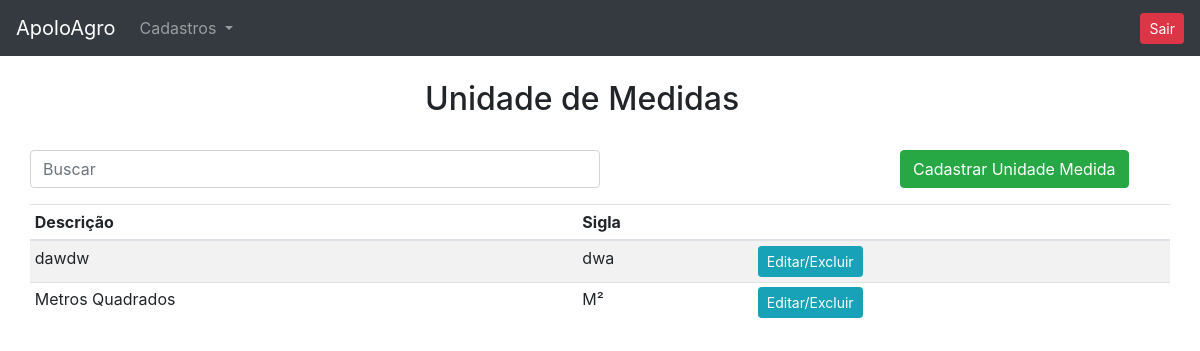
Page /unidade_medida/ (signed in) on the earlier database version.
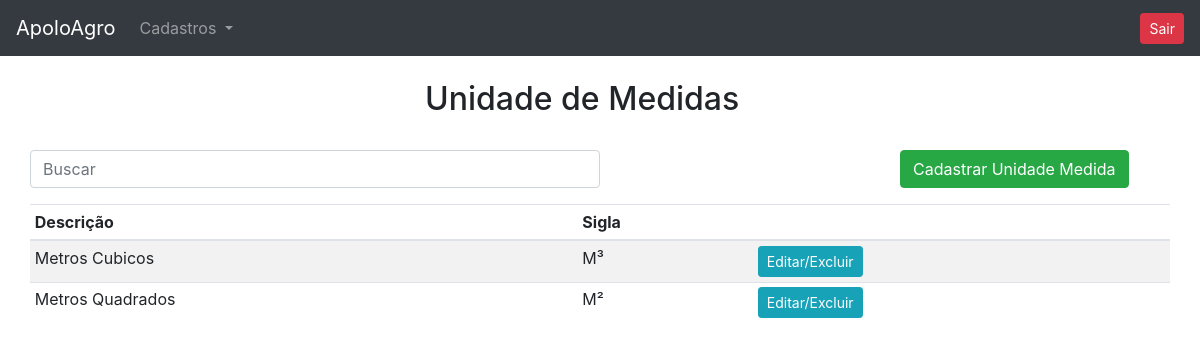
Same page on the later database version.
### cadastros/models.py (models this page shows, shortened)
class UnidadeMedida(models.Model):
    descricao = models.CharField(max_length=30)
    sigla = models.CharField(max_length=4)
    class Meta:
        verbose_name = 'UnidadeMedida'

### cadastros/views.py (the view)
# urls.py: path('unidade_medida/', views.unidade_medida, name="und_medidas"),
def unidade_medida(request):
    if request.session.get('usuario'):
        und_medidas = UnidadeMedida.objects.order_by('-id')
    return render(request, 'und_medidas.html', {'und_medidas': und_medidas, 'usuario_logado': request.session.get('usuario')})

### cadastros/templates/und_medidas.html (shortened to what this page needs)
{% extends 'base.html' %}
{% block 'conteudo' %}
<div class="container">
    <div class="row">
      <div class="col-md-4">
      </div>
      <div class="col-md">
          <br>
          <h2>Unidade de Medidas</h2>
      </div>
    </div>
    <br>
    <div class="row">
        <div class="col-md-6">
            <form action="" method="GET">
                <div class="form-group row">
                    <input class="form-control" type="search" id="search-input" placeholder="Buscar" name="termo">
                </div>
            </form>
        </div>
        <div class="col-md"></div>
        <div class="col-md">
            <a href="{% url 'cria_und' %}" type="button" class="btn btn-success">Cadastrar Unidade Medida</a>
        </div>
    </div>
    <div class="row">
        <table class="table table-striped table-sm">
          <thead>
            <tr>
              <th scope="col">Descrição</th>
              <th scope="col">Sigla</th>
              <th></th>
            </tr>
          </thead>
          <tbody>
            {% for und in und_medidas %}
                <tr>
                  <td>{{ und.descricao }}</td>
                  <td>{{ und.sigla }}</td>
                  <td><a href="{% url 'edita_und_medida' und.id %}" type="button" class="btn btn-info btn-sm">Editar/Excluir</a></td>
                </tr>
            {% endfor %}
          </tbody>
        </table>
    </div>
</div>
{% endblock  %}

### templates/base.html (shortened to what this page needs)
<!doctype html>
<html lang="pt-BR">
  <head>
    <link rel="stylesheet" href="https://cdn.jsdelivr.net/npm/bootstrap@4.6.2/dist/css/bootstrap.min.css">
  </head>
  <body>
    <nav class="navbar navbar-expand-lg navbar-dark bg-dark">
      <a class="navbar-brand" href="/home">ApoloAgro</a>
      <div class="collapse navbar-collapse" id="navbarNavDropdown">
        <ul class="navbar-nav">
          <li class="nav-item dropdown">
            <a class="nav-link dropdown-toggle" href="#" role="button" data-toggle="dropdown" aria-expanded="false">
              Cadastros
            </a>
          </li>
        </ul>
      </div>
      {% if usuario_logado %}
        <a class="btn btn-danger btn-sm" href="{% url 'sair' %}" >Sair</a>
      {% endif %}
    </nav>
    {% block 'conteudo' %}
    {% endblock %}
  </body>
</html>

Differences in the rows shown:
changed UnidadeMedida: descricao "dawdw" → "Metros Cubicos"; sigla "dwa" → "M³"
